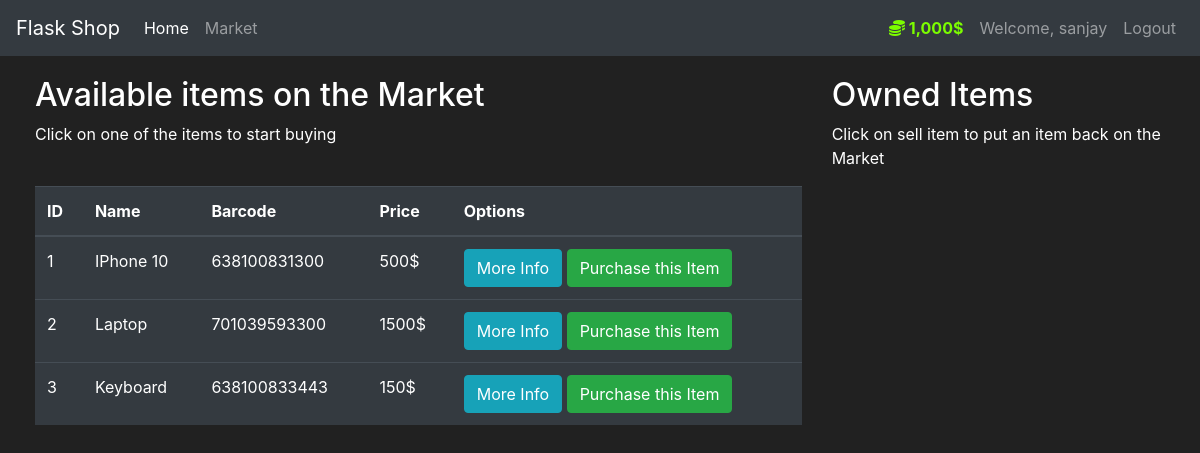
/market (signed in), run on an earlier commit of the app's database.
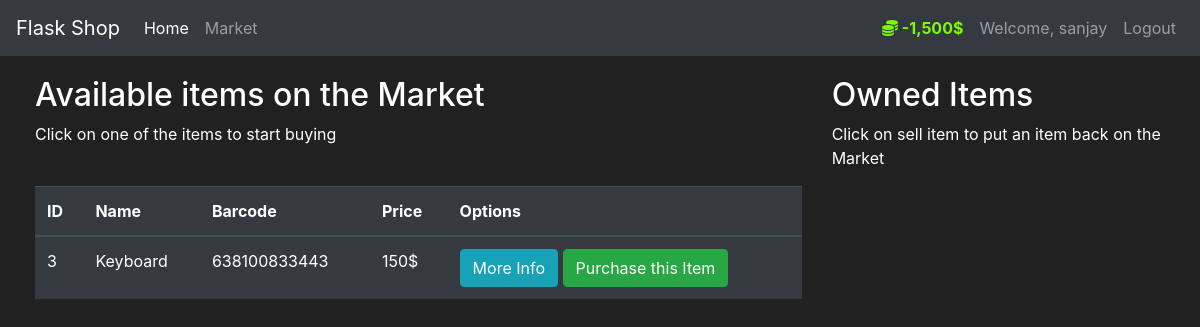
And on a later commit of the database.
### Market/models.py (models this page shows, shortened)
class User(db.Model, UserMixin):
    id = db.Column(db.Integer(), primary_key=True)
    username = db.Column(db.String(length=30), nullable=False, unique=True)
    email_address = db.Column(db.String(length=50), nullable=False, unique=True)
    password_hash = db.Column(db.String(length=60), nullable=False)
    budget = db.Column(db.Integer(), nullable=False, default=1000)
    items = db.relationship('Item', backref='owned_user', lazy=True)
    @property
    def prettier_budget(self):
        if len(str(self.budget)) >= 4:
            return f"{str(self.budget)[:-3]},{str(self.budget)[-3:]}$"
        else:
            return f"{self.budget}$"
    @property
    def password(self):
        raise AttributeError("Password is write-only.")

class Item(db.Model):
    id = db.Column(db.Integer(), primary_key=True)
    name = db.Column(db.String(length=30), nullable=False, unique=True)
    price = db.Column(db.Integer(), nullable=False)
    barcode = db.Column(db.String(length=12), nullable=False, unique=True)
    description = db.Column(db.String(length=1024), nullable=False, unique=True)
    owner = db.Column(db.Integer(), db.ForeignKey('user.id'))

### Market/route.py (the view, shortened to what this page needs)
@app.route('/market', methods=['GET', 'POST'])
@login_required
def market_page():
    purchase_form = PurchaseItemForm()
    if request.method == 'GET':
        items = Item.query.filter_by(owner=None)
        return render_template('market.html', items=items, purchase_form=purchase_form)

### Market/models.py (called while the page is built)
@login_manager.user_loader
def load_user(user_id):
    return User.query.get(int(user_id))

### Market/templates/market.html (shortened to what this page needs)
{% extends 'base.html' %}
{% block content %}
<div class="row" style="margin-top:20px; margin-left:20px">
   <div class="col-8">
       <h2>Available items on the Market</h2>
       <p>Click on one of the items to start buying</p>
       <br>
      <table class="table table-hover table-dark">
         <thead>
            <tr>
               <th scope="col">ID</th>
               <th scope="col">Name</th>
               <th scope="col">Barcode</th>
               <th scope="col">Price</th>
               <th scope="col">Options</th>
            </tr>
         </thead>
         <tbody>
            {% for item in items %}
            <tr>
               <td>{{ item.id }}</td>
               <td>{{ item.name }}</td>
               <td>{{ item.barcode }}</td>
               <td>{{ item.price }}$</td>
               <td>
                  <button class="btn btn-outline btn-info" data-toggle="modal" data-target="#Modal-MoreInfo-{{ item.id }}">More Info</button>
                  <button class="btn btn-outline btn-success" data-toggle="modal" data-target="#Modal-PurchaseConfirm-{{ item.id }}">Purchase this Item</button>
               </td>
            </tr>
            {% endfor %}
         </tbody>
      </table>
   </div>
   <div class="col-4">
        <h2>Owned Items</h2>
        <p>Click on sell item to put an item back on the Market</p>
        <br>
   </div>
</div>
{% endblock %}

### Market/templates/base.html (shortened to what this page needs)
<!doctype html>
<html lang="en">
   <head>
      <link rel="stylesheet" href="https://cdn.jsdelivr.net/npm/bootstrap@4.5.3/dist/css/bootstrap.min.css">
   </head>
   <body>
    <nav class="navbar navbar-expand-md navbar-dark bg-dark">
      <a class="navbar-brand" href="#">Flask Shop</a>
      <div class="collapse navbar-collapse" id="navbarNav">
        <ul class="navbar-nav mr-auto">
            <li class="nav-item active">
                <a class="nav-link" href="{{ url_for('home_page') }}">Home <span class="sr-only">(current)</span></a>
            </li>
            <li class="nav-item">
                <a class="nav-link" href="{{ url_for('market_page') }}">Market</a>
            </li>
        </ul>
          {% if current_user.is_authenticated %}
            <ul class="navbar-nav">
                <li class="nav-item">
                    <a class="nav-link" style="color: lawngreen; font-weight: bold">
                        <i class="fas fa-coins"></i>
                        {{ current_user.prettier_budget }}
                    </a>
                </li>
                <li class="nav-item">
                    <a class="nav-link">Welcome, {{ current_user.username }}</a>
                </li>
                <li class="nav-item">
                    <a class="nav-link" href="{{ url_for('logout_page') }}">Logout</a>
                </li>
            </ul>
          {% endif %}
      </div>
    </nav>
      {% block content %}
      {% endblock %}
   </body>
</html>

### Market/templates/base.html (style rules this page uses)
body { background-color: #212121; color: white }

What changed in the data, as far as the page shows it:
no longer on this page (row edited): Item: id "1", name "IPhone 10", barcode "638100831300", price "500"
no longer on this page (row edited): Item: id "2", name "Laptop", barcode "701039593300", price "1500"
changed User "sanjay": prettier_budget "1,000$" → "-1,500$"
